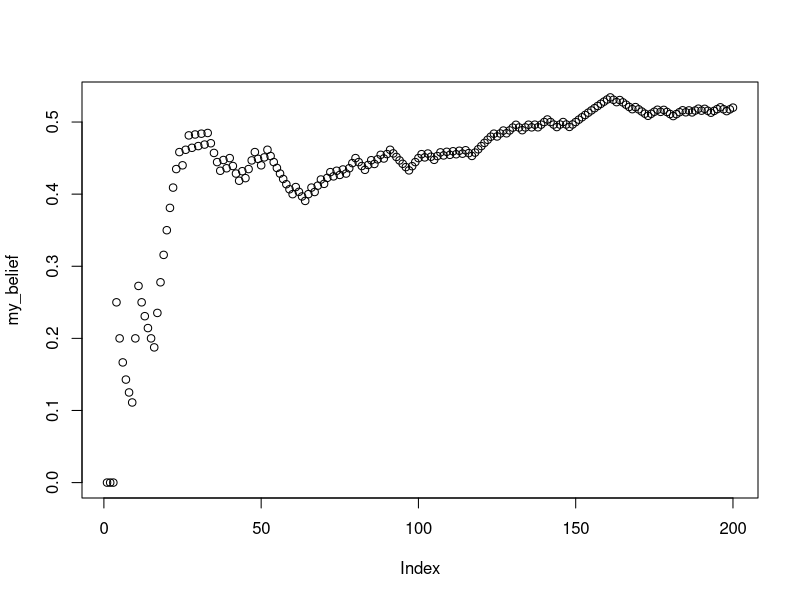
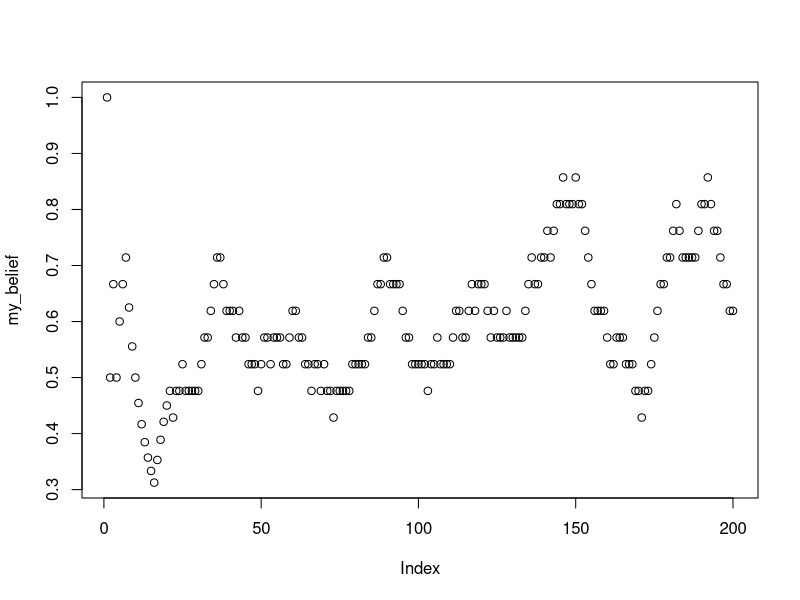
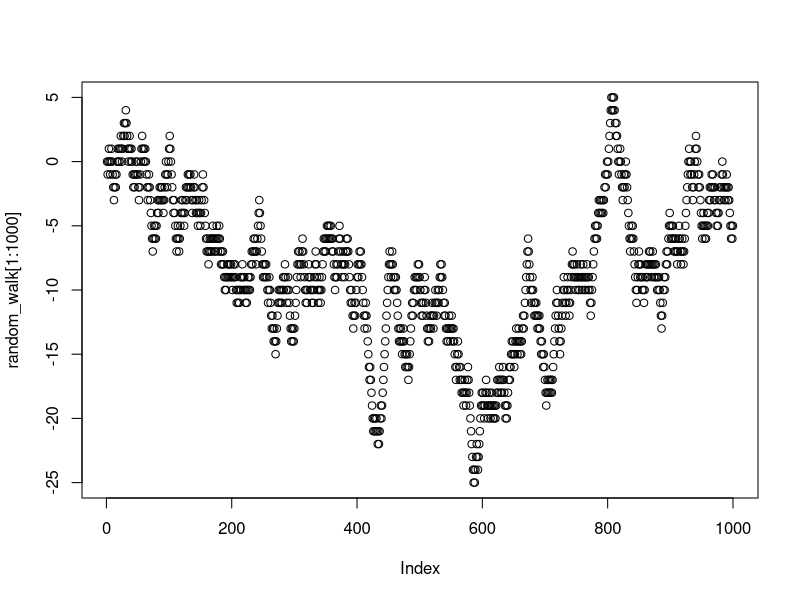

Reproduce these figures in R, in order.
## ---- chunk 1
rolls<-sample(1:6,1000,replace=TRUE)
table(rolls)
table(rolls)/1000
sum(table(rolls)/1000)
## ---- chunk 2
one<-sample(1:6,1000,replace=TRUE)
two<-sample(1:6,1000,replace=TRUE)
combined<-one+two
length(combined)
table(combined)
table(combined)/1000
sum(table(combined)/1000)
## ---- chunk 3
first<-rep(1:6,each=6)
second<-rep(1:6,times=6)
sum_rolls<-first+second
table(sum_rolls)
table(sum_rolls)/length(sum_rolls)
sum(table(sum_rolls)/length(sum_rolls))
## ---- chunk 4
sim_result<-table(combined)/length(combined)
true_result<-table(sum_rolls)/length(sum_rolls)
true_result-sim_result
## ---- chunk 5
sample(c("A","B"),20,replace=TRUE,prob=c(.8,.2))
## ---- chunk 6
sample(letters,50,replace=TRUE)
## ---- chunk 7
my_letters<-sample(letters,50*5,replace=TRUE)

my_strings<-matrix(my_letters,ncol=5)

paste(my_strings[1,],collapse="")

random_strings<-c()
for(i in 1:dim(my_strings)[1]){
  random_strings[i]<-paste0(my_strings[i,],collapse="")
}
random_strings
## ---- chunk 8
sim_results<-replicate(10000,sample(c(1,0),10,replace=TRUE))

number_of_head<-colSums(sim_results)
table(number_of_head)/length(sim_results)

heads<-rbinom(10000,10,prob=.5)
table(heads)/10000

## ---- chunk 9
flips<-sample(c("H","T"),10000,replace=TRUE)

sequence<-c()
for(i in 2:length(flips)){
  first_flip<-flips[i-1]
  second_flip<-flips[i]
  sequence[i-1]<-paste0(first_flip,second_flip)
}

table(sequence)
table(sequence)/length(sequence)
sum(table(sequence)/length(sequence))
## ---- chunk 10
flips<-sample(c("H","T"),10000,replace=TRUE)

sequence<-c()
for(i in 3:length(flips)){
  first_flip<-flips[i-2]
  second_flip<-flips[i-1]
  third_flip<-flips[i]
  sequence[i-2]<-paste0(first_flip,second_flip,third_flip)
}

table(sequence)
table(sequence)/length(sequence)

## ---- chunk 11
simulated_sequence<-c(rbinom(100,1,.5),
                      rbinom(100,1,.6))

my_events<-c()
my_belief<-c()
for(i in 1:length(simulated_sequence)){
  my_events[i]<-simulated_sequence[i]
  my_belief[i]<-sum(my_events)/length(my_events)
}
plot(my_belief)  
## ---- chunk 12
simulated_sequence<-c(rbinom(100,1,.5),
                      rbinom(100,1,.6))

my_events<-c()
my_belief<-c()
for(i in 1:length(simulated_sequence)){
  my_events[i]<-simulated_sequence[i]
    if(i<=20){
      my_belief[i]<-sum(my_events)/length(my_events)
    }else{
      my_belief[i]<-sum(my_events[i:(i-20)])/
                    length(my_events[i:(i-20)])
    }
}
plot(my_belief)
## ---- chunk 13
#Problem 1
my_paragraph<-"What We Do in the Shadows is a 2014 New Zealand mockumentary[4] horror comedy film written and directed by Jemaine Clement and Taika Waititi and the first installment in the What We Do in the Shadows franchise. The film also stars Clement and Waititi, along with Jonathan Brugh, Ben Fransham, Cori Gonzalez-Macuer, Stu Rutherford, and Jackie van Beek. The film's plot concerns several vampires who live together in a flat in Wellington."

the_letters<-unlist(strsplit(my_paragraph,split=""))
the_letters
## ---- chunk 14
lower_case<-tolower(my_letters)

letter_counts<-table(lower_case)
letter_data<-data.frame(letter_counts)

library(dplyr)

final<-letter_data%>%
  filter(lower_case%in%letters==TRUE)

total_letters<-sum(final$Freq)

final<-final%>%
  mutate(probabilities=Freq/total_letters)

knitr::kable(final)
## ---- chunk 15
sim_flips<-sample(c(1,-1),10000, replace=TRUE)

steps<-c()
random_walk<-c(0)
for(i in 1:length(sim_flips)){
  steps[i]<-sim_flips[i]
  random_walk[i+1]<-steps[i]+random_walk[i]
}
plot(random_walk[1:1000])
## ---- chunk 16
logical_steps<-sign(random_walk)

sequence<-c()
counter<-0
for(i in 1:length(logical_steps)){
  if(logical_steps[i]==0){
    sequence<-c(sequence,counter)
    counter<-0
  }else{
    counter<-c(counter+logical_steps[i])
  }
}
max(sequence)
